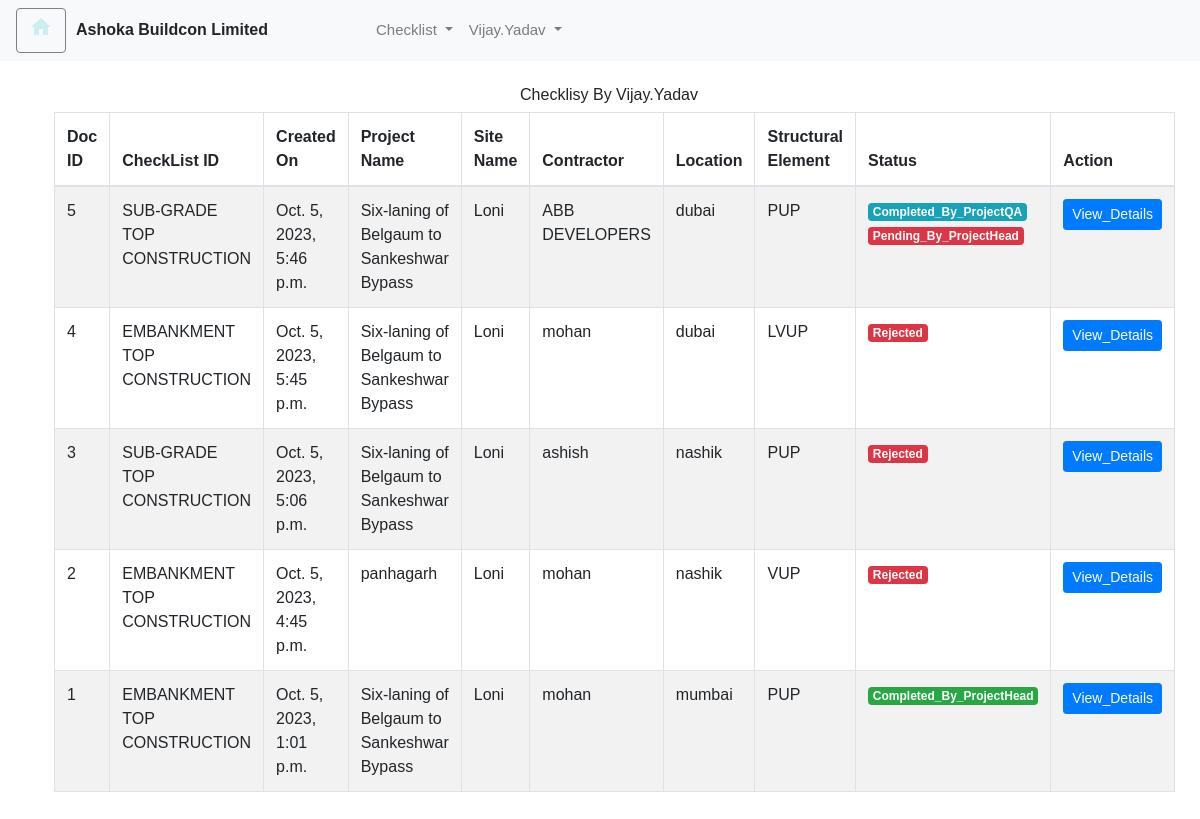
Page /checklistbyyou/ (signed in) on the committed database.
### checkapp/models.py (models this page shows, shortened)
class CustomUser(AbstractUser):
     User_ID = models.AutoField(primary_key=True)
     username = models.CharField(max_length=100,unique=True)
     is_SiteEngineer = models.BooleanField(default=False)
     is_DHEQA = models.BooleanField(default=False)
     is_ProjectQA = models.BooleanField(default=False)
     is_ProjectHead = models.BooleanField(default=False)
     def __str__(self):
        return self.username

class CheckList_Trans_Header(models.Model):
    Status_choices = (
        ('Completed_By_SiteEngineer & Pending_By_DHEQA','Completed_By_SiteEngineer & Pending_By_DHEQA'),
        ('Completed_By_SiteEngineer & Active_At_DHEQA','Completed_By_SiteEngineer & Active_At_DHEQA'),
        ('Completed_By_DHEQA & Pending_By_ProjectQA','Completed_By_DHEQA & Pending_By_ProjectQA'),
        ('Completed_By_DHEQA & Active_At_ProjectQA','Completed_By_DHEQA & Active_At_ProjectQA'),
        ('Completed_By_ProjectQA & Pending_By_ProjectHead','Completed_By_ProjectQA & Pending_By_ProjectHead'),
        ('Completed_By_ProjectQA & Active_At_ProjectHead','Completed_By_ProjectQA & Active_At_ProjectHead'),
        ('Completed_By_ProjectHead','Completed_By_ProjectHead'),
        ('Rejected','Rejected'),
    )
    Doc_ID = models.AutoField(primary_key=True)
    CheckList_ID = models.ForeignKey(CheckList_Header, on_delete=models.CASCADE)
    Project_Name = models.ForeignKey(Project_Master,on_delete=models.CASCADE)
    Site_Name = models.ForeignKey(Site_Master,on_delete=models.CASCADE,default=True)
    Name_Of_ABLStaff = models.ForeignKey(CustomUser,on_delete=models.CASCADE,related_name='created_by')
    inspection_Start_Date = models.DateTimeField(auto_now_add=True)
    inspection_End_Date = models.DateTimeField(null=True, blank=True)
    Contractor = models.CharField(max_length=100)
    Location = models.CharField(max_length=100)
    Structural_Element = models.ForeignKey(Structural_Element,on_delete=models.CASCADE)
    Chainage = models.CharField(max_length=100)
    Quality_Engineer_status = models.CharField(max_length=70, choices=Quality_Engineer_status,default='Unspecified')
    Quality_Engineer_Comment = models.CharField(max_length=220,editable=True,blank=True)
    Project_Head_Status = models.CharField(max_length=70, choices=Project_Head_Status,default='Unspecified')
    assigned_to = models.ForeignKey(CustomUser,on_delete=models.DO_NOTHING,blank=True,default=None,related_name='assigned_to')
    assigned_to_DHEQA = models.ForeignKey(CustomUser,on_delete=models.DO_NOTHING,null=True,blank=True,default=None,related_name='assigned_to_DHEQA')
    assigned_to_ProjectQA = models.ForeignKey(CustomUser,on_delete=models.DO_NOTHING,blank=True,null=True,default=None,related_name='assigned_to_ProjectQA')
    assigned_to_ProjectHead = models.ForeignKey(CustomUser,on_delete=models.DO_NOTHING,blank=True,null=True,default=None,related_name='assigned_to_ProjectHead')
    is_resolved = models.BooleanField(default=False)
    checklist_status = models.CharField(max_length=70,choices=Status_choices)
    rejected_byDHEQA = models.BooleanField(default=False)

class CheckList_Header(models.Model):
    CheckList_ID = models.AutoField(primary_key=True)
    CheckList_Title = models.CharField(max_length=100)
    def __str__(self):
        return self.CheckList_Title

class Project_Master(models.Model):
    Project_ID = models.AutoField(primary_key=True)
    Project_Name = models.CharField(max_length=100)
    def __str__(self):
        return self.Project_Name

class Site_Master(models.Model):
    Site_ID = models.AutoField(primary_key=True)
    Site_Name = models.CharField(max_length=100)
    Project_Name = models.ForeignKey(Project_Master,on_delete=models.CASCADE)  # New field for project name
    Project_ID = models.IntegerField()
    def __str__(self):
        return self.Site_Name

class Structural_Element(models.Model):
    Struc_Ele_ID = models.AutoField(primary_key=True)
    Structural_Element = models.CharField(max_length=100)
    def __str__(self):
        return self.Structural_Element

### checkapp/display.py (the view)
# urls.py: path('checklistbyyou/',display.Checklist_By_You,name='checklistbyyou'),
def Checklist_By_You(request):
    checklists = CheckList_Trans_Header.objects.filter(Name_Of_ABLStaff=request.user).order_by('-inspection_Start_Date')
    context = {'checklists':checklists,'isActive' : True,  'page_title': 'Ashoka Buildcon Limited',
              'customer_name' : 'Ashoka Buildcon Limited'}
    return render(request,'checkapp/Checklist_By_You.html',context)

### checkapp/templates/checkapp/Checklist_By_You.html (shortened to what this page needs)
{% extends "checkapp/base.html" %}
{% load crispy_forms_tags %}
{% block formcontent %}
<div class="container m-4">
    <div class="">
        <h6 class="text-center">Checklisy By {{ request.user }}</h6>
    </div>
                <table class="table table-striped table-bordered table-responsive-lg">
                    <thead>
                        <tr>
                            <th scope="col">Doc ID</th>
                            <th scope="col">CheckList ID</th>
                            <th scope="col">Created On</th>
                            <th scope="col">Project Name</th>
                            <th scope="col">Site Name</th>
                            <th scope="col">Contractor</th>
                            <th scope="col">Location</th>
                            <th scope="col">Structural Element</th>
                            <th scope="col">Status</th>
                            <th scope="col">Action</th>
                        </tr>
                    </thead>
                    <tbody>
                        {% for checklist in checklists %}
                        <tr>
                            <td>{{ checklist.Doc_ID }}</td>
                            <td>{{ checklist.CheckList_ID }}</td>
                            <td>{{ checklist.inspection_Start_Date }}</td>
                            <td>{{ checklist.Project_Name }}</td>
                            <td>{{ checklist.Site_Name }}</td>
                            <td>{{ checklist.Contractor }}</td>
                            <td>{{ checklist.Location }}</td>
                            <td>{{ checklist.Structural_Element }}</td>
                            <td>
                                {% if checklist.checklist_status == 'Completed_By_SiteEngineer & Pending_By_DHEQA' %}
                                <span class="badge badge-info">Completed_By_SiteEngineer</span>
                                <span class="badge badge-danger">Pending_By_DHEQA</span>
                                {% elif checklist.checklist_status == 'Completed_By_SiteEngineer & Active_At_DHEQA' %}
                                    <span class="badge badge-info">Completed_By_SiteEngineer </span>
                                    <span class="badge badge-warning"> Active_At_DHEQA</span>
                                {% elif checklist.checklist_status == 'Completed_By_DHEQA & Pending_By_ProjectQA' %}
                                    <span class="badge badge-info">Completed_By_DHEQA</span>
                                    <span class="badge badge-danger">Pending_By_ProjectQA</span>
                                {% elif checklist.checklist_status == 'Completed_By_DHEQA & Active_At_ProjectQA' %}
                                    <span class="badge badge-info">Completed_By_DHEQA </span>
                                    <span class="badge badge-warning">Active_At_ProjectQA</span>
                                {% elif checklist.checklist_status == 'Completed_By_ProjectQA & Pending_By_ProjectHead' %}
                                    <span class="badge badge-info">Completed_By_ProjectQA</span>
                                    <span class="badge badge-danger">Pending_By_ProjectHead</span>
                                {% elif checklist.checklist_status == 'Completed_By_ProjectQA & Active_At_ProjectHead' %}
                                    <span class="badge badge-info">Completed_By_ProjectQA</span>
                                    <span class="badge badge-warning">Active_At_ProjectHead</span>
                                {% elif checklist.checklist_status == 'Completed_By_ProjectHead' %}
                                    <span class="badge badge-success">Completed_By_ProjectHead</span>
                                {% elif checklist.checklist_status == 'Rejected' %}
                                    <span class="badge badge-danger">Rejected</span>
                                {% endif %}
                            </td>
                            <td><a href="{% url 'checklist_avtar' checklist.pk %}" class="btn btn-primary btn-sm">View_Details</a></td>
                        </tr>
                        {% endfor %}
                    </tbody>
                </table>
</div>
{% endblock %}

### checkapp/templates/checkapp/base.html (shortened to what this page needs)
{% load static %}
<!DOCTYPE html>
<html>
    <head>
        <link rel="stylesheet" href="https://maxcdn.bootstrapcdn.com/bootstrap/4.5.2/css/bootstrap.min.css">
    </head>
    <body>
        {% if isActive %}
        <nav class="navbar navbar-expand-md navbar-light bg-light">
            <div class="float-right" id="usercmds">
                <a class="btn glyphicon glyphicon-home" href="/home" title="Home">
                <i class="material-icons">home</i> </a>
            </div>
            <span style="margin-left:10px;margin-right:100px;" class="companyname"><b>{{ customer_name }}</b></span>
            <div class="collapse navbar-collapse" id="collapse_target">
                <ul class="navbar-nav">
        {% if request.user.is_SiteEngineer %}
 <ul class="navbar-nav">
                    <li class="nav-item dropdown">
                        <a class="nav-link dropdown-toggle" data-toggle="dropdown" dropdown_target="dropdown_target" href="#">
                             Checklist
                        </a>
                    </li>
                    </ul>
        {% endif %}
                    <ul class="navbar-nav ml-auto">
                        <li class="nav-item dropdown">
                            <a class="nav-link dropdown-toggle" data-toggle="dropdown" dropdown_target="dropdown_target" href="#">
                                {{request.user.username}}
                            </a>
                        </li>
                    </ul>
            </div>
        </nav>
    <div class=" container-fluid">
        {% block formcontent %}
        {% endblock %}
        <br>
    </div>
    {% else %}
    {% block content %}
    {% endblock %}
{% endif %}
    </body>
</html>

### checkapp/templates/checkapp/base.html (style rules this page uses)
#usercmds a { border: thin gray solid; font-size: 15px; color: #cdeef1; float: right; }
.navbar-nav { font-size: 15px; }
body { font-family: Arial, sans-serif; font-size: 16px; }

### rows in the picture
CustomUser: user.username "Vijay.Yadav", user "Vijay.Yadav"
CheckList_Trans_Header: Doc_ID "5", CheckList_ID "SUB-GRADE TOP CONSTRUCTION", inspection_Start_Date "Oct. 5, 2023, 5:46 p.m.", Project_Name "Six-laning of Belgaum to Sankeshwar Bypass", Site_Name "Loni", Contractor "ABB DEVELOPERS", Location "dubai", Structural_Element "PUP", shows "Completed_By_ProjectQA"
CheckList_Trans_Header: Doc_ID "4", CheckList_ID "EMBANKMENT TOP CONSTRUCTION", inspection_Start_Date "Oct. 5, 2023, 5:45 p.m.", Project_Name "Six-laning of Belgaum to Sankeshwar Bypass", Site_Name "Loni", Contractor "mohan", Location "dubai", Structural_Element "LVUP", checklist_status "Rejected"
CheckList_Trans_Header: Doc_ID "3", CheckList_ID "SUB-GRADE TOP CONSTRUCTION", inspection_Start_Date "Oct. 5, 2023, 5:06 p.m.", Project_Name "Six-laning of Belgaum to Sankeshwar Bypass", Site_Name "Loni", Contractor "ashish", Location "nashik", Structural_Element "PUP", checklist_status "Rejected"
CheckList_Trans_Header: Doc_ID "2", CheckList_ID "EMBANKMENT TOP CONSTRUCTION", inspection_Start_Date "Oct. 5, 2023, 4:45 p.m.", Project_Name "panhagarh", Site_Name "Loni", Contractor "mohan", Location "nashik", Structural_Element "VUP", checklist_status "Rejected"
CheckList_Trans_Header: Doc_ID "1", CheckList_ID "EMBANKMENT TOP CONSTRUCTION", inspection_Start_Date "Oct. 5, 2023, 1:01 p.m.", Project_Name "Six-laning of Belgaum to Sankeshwar Bypass", Site_Name "Loni", Contractor "mohan", Location "mumbai", Structural_Element "PUP", shows "Completed_By_ProjectHead"

### other values in the picture
{{ customer_name }} "Ashoka Buildcon Limited"
